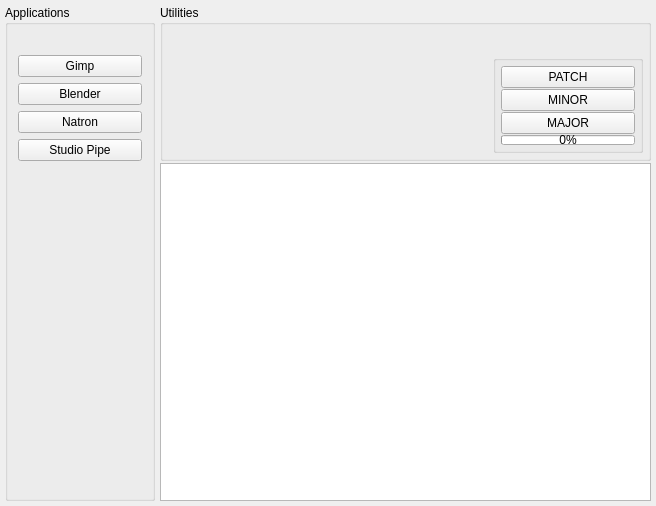
<?xml version="1.0" encoding="UTF-8"?>
<ui version="4.0">
 <class>MainWindow</class>
 <widget class="QMainWindow" name="MainWindow">
  <property name="geometry">
   <rect>
    <x>0</x>
    <y>0</y>
    <width>656</width>
    <height>506</height>
   </rect>
  </property>
  <property name="windowTitle">
   <string>MainWindow</string>
  </property>
  <property name="styleSheet">
   <string notr="true"/>
  </property>
  <widget class="QWidget" name="centralwidget">
   <layout class="QHBoxLayout" name="horizontalLayout">
    <property name="spacing">
     <number>5</number>
    </property>
    <property name="margin">
     <number>5</number>
    </property>
    <item>
     <widget class="QGroupBox" name="groupBox_applications">
      <property name="minimumSize">
       <size>
        <width>150</width>
        <height>0</height>
       </size>
      </property>
      <property name="title">
       <string>Applications</string>
      </property>
      <layout class="QVBoxLayout" name="verticalLayout">
       <property name="leftMargin">
        <number>10</number>
       </property>
       <property name="topMargin">
        <number>30</number>
       </property>
       <property name="rightMargin">
        <number>10</number>
       </property>
       <property name="bottomMargin">
        <number>10</number>
       </property>
       <item>
        <widget class="QPushButton" name="button_gimp">
         <property name="text">
          <string>Gimp</string>
         </property>
        </widget>
       </item>
       <item>
        <widget class="QPushButton" name="button_blender">
         <property name="text">
          <string>Blender</string>
         </property>
        </widget>
       </item>
       <item>
        <widget class="QPushButton" name="button_natron">
         <property name="text">
          <string>Natron</string>
         </property>
        </widget>
       </item>
       <item>
        <widget class="QPushButton" name="button_studioPipe">
         <property name="text">
          <string>Studio Pipe</string>
         </property>
        </widget>
       </item>
       <item>
        <spacer name="verticalSpacer">
         <property name="orientation">
          <enum>Qt::Vertical</enum>
         </property>
         <property name="sizeHint" stdset="0">
          <size>
           <width>20</width>
           <height>40</height>
          </size>
         </property>
        </spacer>
       </item>
      </layout>
     </widget>
    </item>
    <item>
     <layout class="QVBoxLayout" name="verticalLayout_output">
      <property name="spacing">
       <number>2</number>
      </property>
      <item>
       <widget class="QGroupBox" name="groupBox_utilities">
        <property name="title">
         <string>Utilities</string>
        </property>
        <layout class="QHBoxLayout" name="horizontalLayout_utilities">
         <property name="spacing">
          <number>5</number>
         </property>
         <property name="leftMargin">
          <number>5</number>
         </property>
         <property name="topMargin">
          <number>30</number>
         </property>
         <property name="rightMargin">
          <number>5</number>
         </property>
         <property name="bottomMargin">
          <number>5</number>
         </property>
         <item>
          <spacer name="horizontalSpacer">
           <property name="orientation">
            <enum>Qt::Horizontal</enum>
           </property>
           <property name="sizeHint" stdset="0">
            <size>
             <width>40</width>
             <height>20</height>
            </size>
           </property>
          </spacer>
         </item>
         <item>
          <widget class="QGroupBox" name="groupBox_versioning">
           <property name="minimumSize">
            <size>
             <width>150</width>
             <height>0</height>
            </size>
           </property>
           <layout class="QVBoxLayout" name="verticalLayout_3">
            <property name="spacing">
             <number>1</number>
            </property>
            <property name="margin">
             <number>5</number>
            </property>
            <item>
             <widget class="QPushButton" name="button_patch">
              <property name="text">
               <string>PATCH</string>
              </property>
             </widget>
            </item>
            <item>
             <widget class="QPushButton" name="button_minor">
              <property name="text">
               <string>MINOR</string>
              </property>
             </widget>
            </item>
            <item>
             <widget class="QPushButton" name="button_major">
              <property name="text">
               <string>MAJOR</string>
              </property>
             </widget>
            </item>
            <item>
             <widget class="QProgressBar" name="progressBar">
              <property name="sizePolicy">
               <sizepolicy hsizetype="Preferred" vsizetype="Preferred">
                <horstretch>0</horstretch>
                <verstretch>0</verstretch>
               </sizepolicy>
              </property>
              <property name="maximumSize">
               <size>
                <width>16777215</width>
                <height>10</height>
               </size>
              </property>
              <property name="value">
               <number>0</number>
              </property>
             </widget>
            </item>
           </layout>
          </widget>
         </item>
        </layout>
       </widget>
      </item>
      <item>
       <widget class="QTextEdit" name="textEdit_output"/>
      </item>
     </layout>
    </item>
   </layout>
  </widget>
 </widget>
 <resources/>
 <connections/>
</ui>
